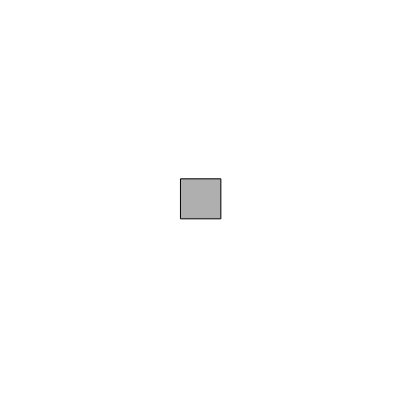
Frame 1 (no input)
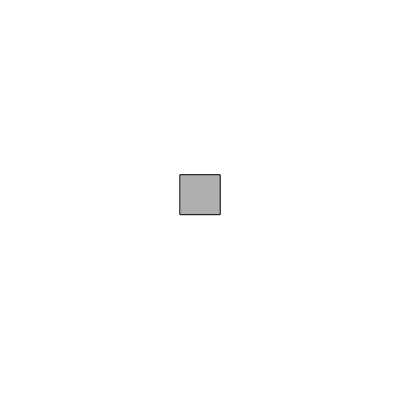
Frame 60 (no input)
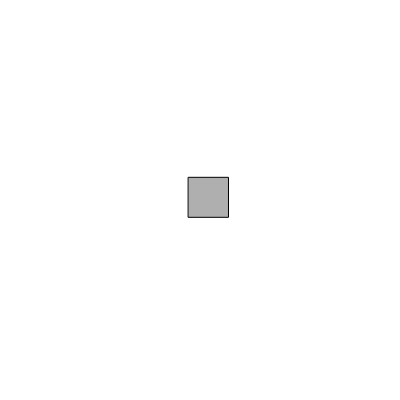
Frame 120 (the mouse pressed at the canvas centre since frame 60)

The p5.js sketch that drew these frames (run headless with seeded random() and noise() and a simulated clock; from frame 60 on, the mouse is pressed at the canvas centre):

// p5.js sketch
// ── sketch.js
let walker;

function setup() {
    createCanvas(400, 400);
    frameRate(30);

    walker = new Walker();
}

function draw() {
    background(255);
    walker.step();
    walker.render();
}

class Walker {
    constructor() {
        this.pos = createVector(width / 2, height / 2);
    }

    render() {
        stroke(0);
        fill(175);
        rectMode(CENTER);
        rect(this.pos.x, this.pos.y, 40, 40);
    }

    step() {
        let vel = createVector(random(-2,2), random(-2,2));
        this.pos.add(vel);

        // Stay on the screen
        this.pos.x = constrain(this.pos.x, 0, width-1);
        this.pos.y = constrain(this.pos.y, 0, height-1);
    }
}
